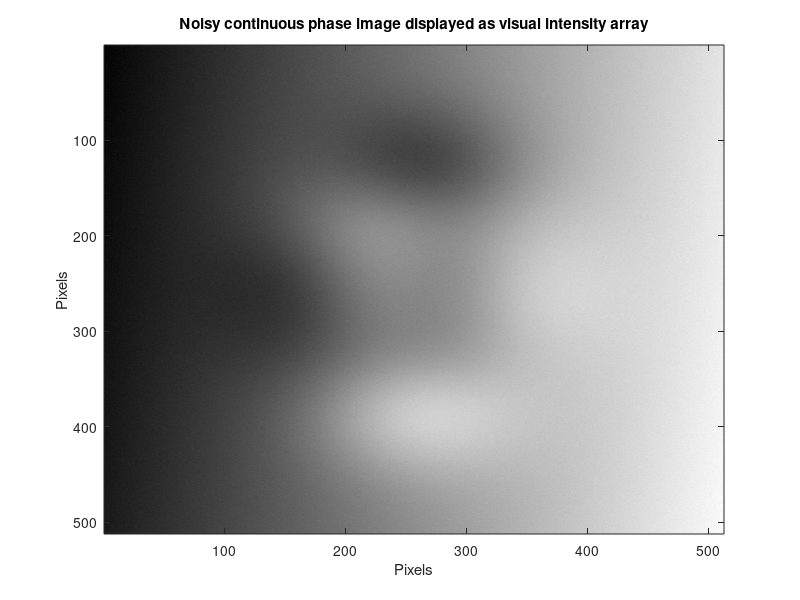
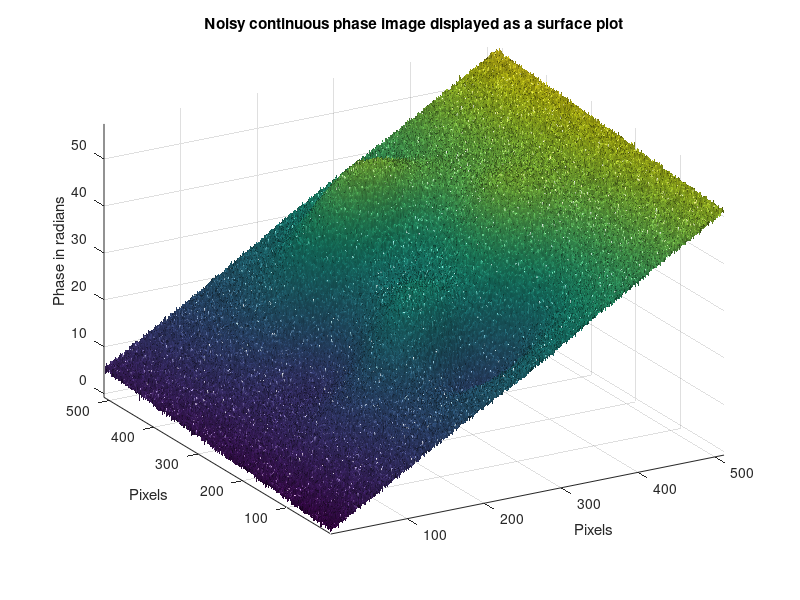
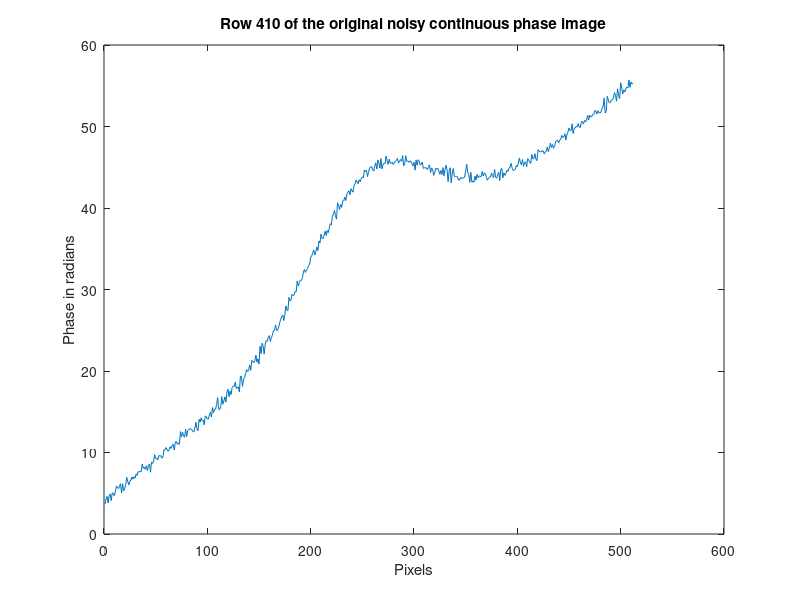
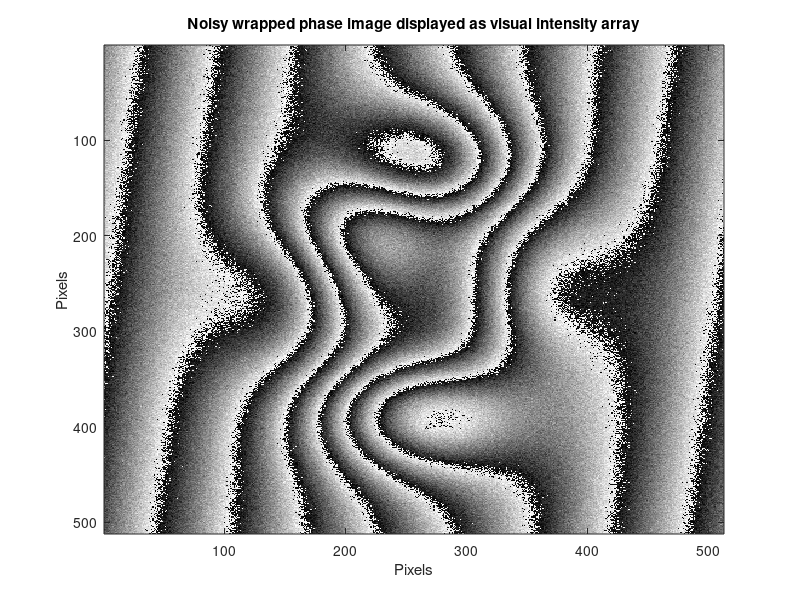

Write MATLAB code to recreate these figures, in order.
%This program shows the problems encountered when unwrapping a noisy 2D phase 
%image by using computer simulation
clc; close all; clear
N = 512;
[x,y]=meshgrid(1:N);
noise_variance = 0.4;
image1 = 2*peaks(N) + 0.1*x + 0.01*y + noise_variance*randn(N,N);
figure, colormap(gray(256)), imagesc(image1)
title('Noisy continuous phase image displayed as visual intensity array')
xlabel('Pixels'), ylabel('Pixels')
figure 
surf(image1,'FaceColor', 'interp', 'EdgeColor', 'none', 'FaceLighting', 'phong')
view(-30,30), camlight left, axis tight 
title('Noisy continuous phase image displayed as a surface plot')
xlabel('Pixels'), ylabel('Pixels'), zlabel('Phase in radians')
figure, plot(image1(410,:))
title('Row 410 of the original noisy continuous phase image')
xlabel('Pixels'), ylabel('Phase in radians')
%wrap the 2D image
image1_wrapped = atan2(sin(image1), cos(image1));
fid = fopen('image1_wrapped.dat', 'w');
fwrite(fid, image1_wrapped, 'float');
fclose(fid);
figure, colormap(gray(256)), imagesc(image1_wrapped)
title('Noisy wrapped phase image displayed as visual intensity array')
xlabel('Pixels'), ylabel('Pixels')
figure 
surf(image1_wrapped,'FaceColor', 'interp', 'EdgeColor', 'none', 'FaceLighting', 'phong')
view(-30,70), camlight left, axis tight 
title('Noisy wrapped phase image plotted as a surface plot')
xlabel('Pixels'), ylabel('Pixels'), zlabel('Phase in radians')
figure, 
plot(image1_wrapped(410,:))
title('Row 410 of the wrapped noisy image')
xlabel('Pixels'), ylabel('Phase in radians')
%Unwrap the image using the Itoh algorithm: the first method
%Unwrap the image first by sequentially unwrapping the rows one at a time. 
image1_unwrapped =  image1_wrapped;
for i=1:N
    image1_unwrapped(i,:) = unwrap(image1_unwrapped(i,:));
end 
%Then unwrap all the columns one- by-  one 
for i=1:N
    image1_unwrapped(:,i) = unwrap(image1_unwrapped(:,i));
end 
figure, colormap(gray(256)), imagesc(image1_unwrapped)
title('Unwrapped noisy phase image using the Itoh algorithm: the first method')
xlabel('Pixels'), ylabel('Pixels')
figure 
surf(image1_unwrapped,'FaceColor', 'interp', 'EdgeColor', 'none', 'FaceLighting', 'phong')
view(-30,30), camlight left, axis tight 
title('Unwrapped noisy phase image using the Itoh unwrapper: the first method')
xlabel('Pixels'), ylabel('Pixels'), zlabel('Phase in radians')
%Unwrap the image using the Itoh algorithm: the second method
%Unwrap the image by first sequentially unwrapping all the columns. 
image2_unwrapped =  image1_wrapped;
for i=1:N
    image2_unwrapped(:,i) = unwrap(image2_unwrapped(:,i));
end 
%Then unwrap all the a rows one-by-one
for i=1:N
    image2_unwrapped(i,:) = unwrap(image2_unwrapped(i,:));
end
figure, colormap(gray(256)), imagesc(image2_unwrapped)
title('Unwrapped noisy image using the Itoh algorithm: the second method')
xlabel('Pixels'), ylabel('Pixels')
figure 
surf(image2_unwrapped,'FaceColor', 'interp', 'EdgeColor', 'none', 'FaceLighting', 'phong')
view(-30,30), camlight left, axis tight 
title('Unwrapped noisy phase image using the Itoh algorithm: the second method')
xlabel('Pixels'), ylabel('Pixels'), zlabel('Phase in radians')
